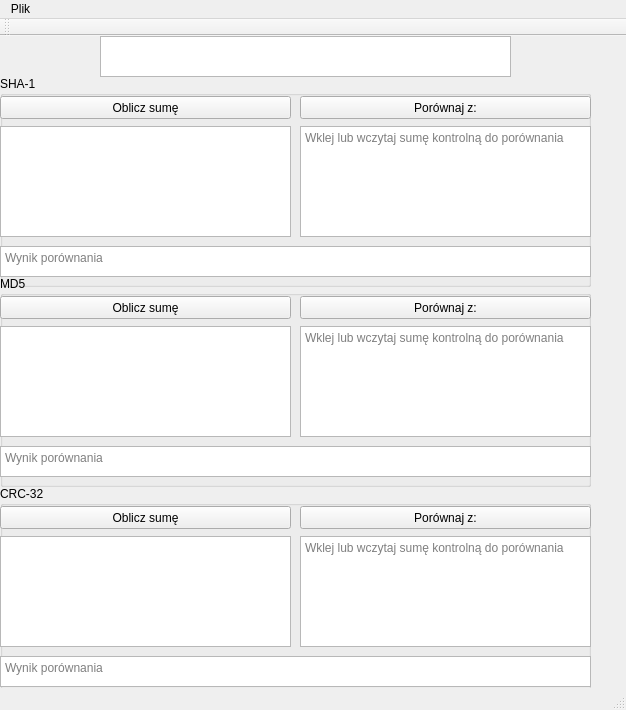
<?xml version="1.0" encoding="UTF-8"?>
<ui version="4.0">
 <class>MainWindow</class>
 <widget class="QMainWindow" name="MainWindow">
  <property name="enabled">
   <bool>true</bool>
  </property>
  <property name="geometry">
   <rect>
    <x>0</x>
    <y>0</y>
    <width>626</width>
    <height>710</height>
   </rect>
  </property>
  <property name="maximumSize">
   <size>
    <width>634</width>
    <height>834</height>
   </size>
  </property>
  <property name="windowTitle">
   <string>MainWindow</string>
  </property>
  <widget class="QWidget" name="centralWidget">
   <widget class="QGroupBox" name="SHA1">
    <property name="geometry">
     <rect>
      <x>0</x>
      <y>40</y>
      <width>591</width>
      <height>211</height>
     </rect>
    </property>
    <property name="title">
     <string>SHA-1</string>
    </property>
    <widget class="QPushButton" name="SHA_oblicz">
     <property name="geometry">
      <rect>
       <x>0</x>
       <y>20</y>
       <width>291</width>
       <height>23</height>
      </rect>
     </property>
     <property name="text">
      <string>Oblicz sumę</string>
     </property>
    </widget>
    <widget class="QTextEdit" name="SHA_wynik">
     <property name="geometry">
      <rect>
       <x>0</x>
       <y>50</y>
       <width>291</width>
       <height>111</height>
      </rect>
     </property>
    </widget>
    <widget class="QTextEdit" name="SHA_porownaj2">
     <property name="geometry">
      <rect>
       <x>300</x>
       <y>50</y>
       <width>291</width>
       <height>111</height>
      </rect>
     </property>
     <property name="placeholderText">
      <string>Wklej lub wczytaj sumę kontrolną do porównania</string>
     </property>
    </widget>
    <widget class="QTextBrowser" name="SHA_wynik2">
     <property name="geometry">
      <rect>
       <x>0</x>
       <y>170</y>
       <width>591</width>
       <height>31</height>
      </rect>
     </property>
     <property name="layoutDirection">
      <enum>Qt::LeftToRight</enum>
     </property>
     <property name="placeholderText">
      <string>Wynik porównania</string>
     </property>
    </widget>
    <widget class="QPushButton" name="SHA_porownaj">
     <property name="geometry">
      <rect>
       <x>300</x>
       <y>20</y>
       <width>291</width>
       <height>23</height>
      </rect>
     </property>
     <property name="text">
      <string>Porównaj z:</string>
     </property>
    </widget>
   </widget>
   <widget class="QGroupBox" name="MD5">
    <property name="geometry">
     <rect>
      <x>0</x>
      <y>240</y>
      <width>591</width>
      <height>211</height>
     </rect>
    </property>
    <property name="title">
     <string>MD5</string>
    </property>
    <widget class="QPushButton" name="MD5_oblicz">
     <property name="geometry">
      <rect>
       <x>0</x>
       <y>20</y>
       <width>291</width>
       <height>23</height>
      </rect>
     </property>
     <property name="text">
      <string>Oblicz sumę</string>
     </property>
    </widget>
    <widget class="QTextEdit" name="MD5_wynik">
     <property name="geometry">
      <rect>
       <x>0</x>
       <y>50</y>
       <width>291</width>
       <height>111</height>
      </rect>
     </property>
    </widget>
    <widget class="QTextEdit" name="MD5_porownaj_2">
     <property name="geometry">
      <rect>
       <x>300</x>
       <y>50</y>
       <width>291</width>
       <height>111</height>
      </rect>
     </property>
     <property name="placeholderText">
      <string>Wklej lub wczytaj sumę kontrolną do porównania</string>
     </property>
    </widget>
    <widget class="QTextBrowser" name="MD5_wynik2">
     <property name="geometry">
      <rect>
       <x>0</x>
       <y>170</y>
       <width>591</width>
       <height>31</height>
      </rect>
     </property>
     <property name="layoutDirection">
      <enum>Qt::LeftToRight</enum>
     </property>
     <property name="placeholderText">
      <string>Wynik porównania</string>
     </property>
    </widget>
    <widget class="QPushButton" name="MD5_porownaj">
     <property name="geometry">
      <rect>
       <x>300</x>
       <y>20</y>
       <width>291</width>
       <height>23</height>
      </rect>
     </property>
     <property name="text">
      <string>Porównaj z:</string>
     </property>
    </widget>
   </widget>
   <widget class="QGroupBox" name="CRC32">
    <property name="geometry">
     <rect>
      <x>0</x>
      <y>450</y>
      <width>591</width>
      <height>211</height>
     </rect>
    </property>
    <property name="title">
     <string>CRC-32</string>
    </property>
    <widget class="QPushButton" name="CRC32_oblicz">
     <property name="geometry">
      <rect>
       <x>0</x>
       <y>20</y>
       <width>291</width>
       <height>23</height>
      </rect>
     </property>
     <property name="text">
      <string>Oblicz sumę</string>
     </property>
    </widget>
    <widget class="QTextEdit" name="CRC32_wynik">
     <property name="geometry">
      <rect>
       <x>0</x>
       <y>50</y>
       <width>291</width>
       <height>111</height>
      </rect>
     </property>
    </widget>
    <widget class="QTextEdit" name="CRC32_porownaj_2">
     <property name="geometry">
      <rect>
       <x>300</x>
       <y>50</y>
       <width>291</width>
       <height>111</height>
      </rect>
     </property>
     <property name="placeholderText">
      <string>Wklej lub wczytaj sumę kontrolną do porównania</string>
     </property>
    </widget>
    <widget class="QTextBrowser" name="CRC32_wynik2">
     <property name="geometry">
      <rect>
       <x>0</x>
       <y>170</y>
       <width>591</width>
       <height>31</height>
      </rect>
     </property>
     <property name="layoutDirection">
      <enum>Qt::LeftToRight</enum>
     </property>
     <property name="placeholderText">
      <string>Wynik porównania</string>
     </property>
    </widget>
    <widget class="QPushButton" name="CRC32_porownaj">
     <property name="geometry">
      <rect>
       <x>300</x>
       <y>20</y>
       <width>291</width>
       <height>23</height>
      </rect>
     </property>
     <property name="text">
      <string>Porównaj z:</string>
     </property>
    </widget>
   </widget>
   <widget class="QTextBrowser" name="textBrowser">
    <property name="geometry">
     <rect>
      <x>100</x>
      <y>0</y>
      <width>411</width>
      <height>41</height>
     </rect>
    </property>
   </widget>
  </widget>
  <widget class="QMenuBar" name="menuBar">
   <property name="geometry">
    <rect>
     <x>0</x>
     <y>0</y>
     <width>626</width>
     <height>21</height>
    </rect>
   </property>
   <widget class="QMenu" name="menuOtw_rz">
    <property name="title">
     <string>Plik</string>
    </property>
    <addaction name="actionOtw_rz"/>
    <addaction name="actionZapisz_sumy_kontrolne"/>
    <addaction name="actionWczytaj_sumy_kontrolne"/>
    <addaction name="actionZamknij"/>
   </widget>
   <addaction name="menuOtw_rz"/>
  </widget>
  <widget class="QToolBar" name="mainToolBar">
   <attribute name="toolBarArea">
    <enum>TopToolBarArea</enum>
   </attribute>
   <attribute name="toolBarBreak">
    <bool>false</bool>
   </attribute>
  </widget>
  <widget class="QStatusBar" name="statusBar"/>
  <action name="actionOtw_rz">
   <property name="text">
    <string>Otwórz</string>
   </property>
  </action>
  <action name="actionZapisz_sumy_kontrolne">
   <property name="text">
    <string>Zapisz sumy kontrolne..</string>
   </property>
  </action>
  <action name="actionWczytaj_sumy_kontrolne">
   <property name="text">
    <string>Wczytaj sumy kontrolne..</string>
   </property>
  </action>
  <action name="actionZamknij">
   <property name="text">
    <string>Zamknij</string>
   </property>
  </action>
 </widget>
 <layoutdefault spacing="6" margin="11"/>
 <resources/>
 <connections/>
</ui>
